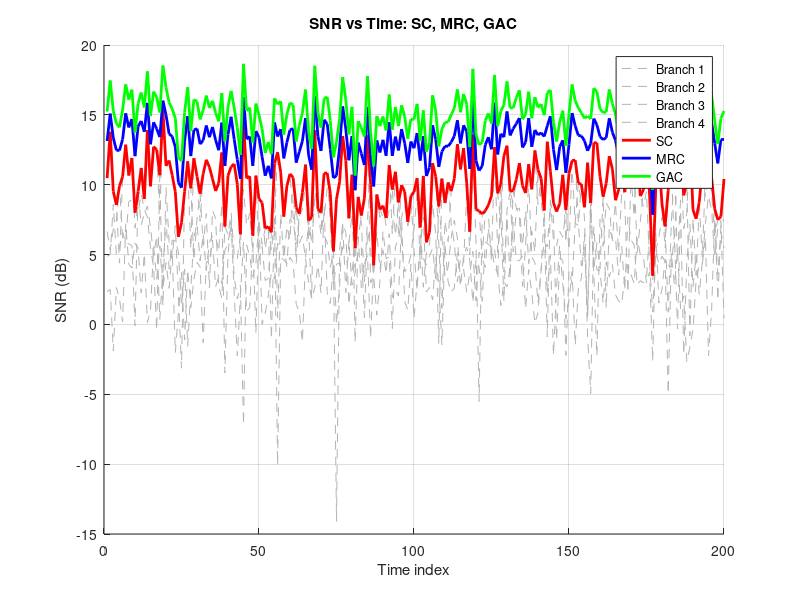

Source code (MATLAB):
%% ============================================================
% SNR vs Time Comparison: SC, MRC, GAC
clear; clc; rng(10);

%% PARAMETERS
N_branches   = 4;                       % number of satellites/branches
N_time      = 200;                       % number of time samples
avgSNRdB    = [10 8 6 4];               % average SNR per branch (dB)
avgSNR_lin  = 10.^(avgSNRdB/10);

% Slant ranges for GAC (geometry-assisted weighting)
slantRanges = [800 1000 1200 1500];  % in km
Rmax = max(slantRanges);
geoFactor = Rmax ./ slantRanges;

%% STORAGE
SNR_SC_time  = zeros(N_time,1);
SNR_MRC_time = zeros(N_time,1);
SNR_GAC_time = zeros(N_time,1);
SNR_branches = zeros(N_time,N_branches);

%% SIMULATION LOOP
for t = 1:N_time
    % Generate Rician fading per branch
    K = 5; % moderate Rician K-factor
    h = sqrt(K/(K+1))*exp(1j*2*pi*rand(1,N_branches)) + ...
        sqrt(1/(K+1))*(randn(1,N_branches)+1j*randn(1,N_branches))/sqrt(2);
    
    % Instantaneous SNR per branch
    gamma = avgSNR_lin .* abs(h).^2;
    SNR_branches(t,:) = 10*log10(gamma);
    
    % --- SC
    gamma_SC = max(gamma);
    SNR_SC_time(t) = 10*log10(gamma_SC);
    
    % --- MRC
    gamma_MRC = sum(gamma);
    SNR_MRC_time(t) = 10*log10(gamma_MRC);
    
    % --- GAC
    gamma_GAC = sum(gamma .* geoFactor);
    SNR_GAC_time(t) = 10*log10(gamma_GAC);
end

%% PLOT
figure; hold on; grid on;
timeVec = 1:N_time;

% Per-branch SNR
plot(timeVec, SNR_branches,'--','Color',[0.7 0.7 0.7]);

% Combined SNR
plot(timeVec, SNR_SC_time,'r','LineWidth',2);
plot(timeVec, SNR_MRC_time,'b','LineWidth',2);
plot(timeVec, SNR_GAC_time,'g','LineWidth',2);

xlabel('Time index'); ylabel('SNR (dB)');
title('SNR vs Time: SC, MRC, GAC');
legend([arrayfun(@(x) sprintf('Branch %d',x),1:N_branches,'UniformOutput',false),...
        'SC','MRC','GAC']);